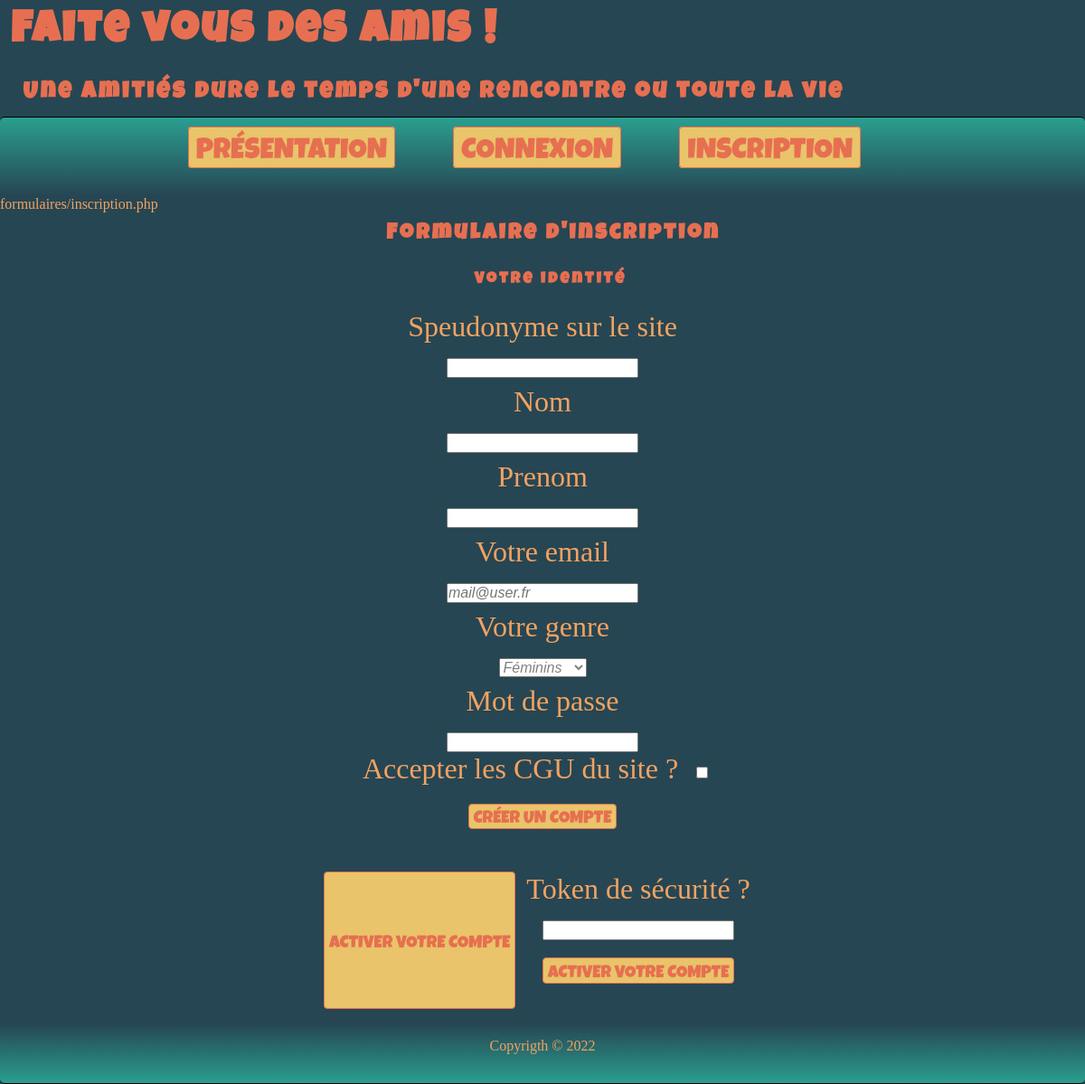
The page /index.php?idNav=1 on the database its author committed.
### tables this page shows
CREATE TABLE `nav` (
  `idNav` int NOT NULL,
  `nomLien` varchar(60) NOT NULL,
  `cheminNav` varchar(255) NOT NULL,
  `valide` tinyint(1) NOT NULL DEFAULT '1',
  `levelAdmi` tinyint NOT NULL,
  `ordre` tinyint NOT NULL,
  `centrale` tinyint NOT NULL DEFAULT '0'
);

### objets/readDB.php (called while the page is built, shortened)
<?php
class readDB extends ParamDB {
  private $sql;
  private $param;
  public function __construct($sql, $param) {
    $this->sql = $sql;
    $this->param = $param;
  }
  public function read() {
    try {
      $conn = new PDO("mysql:host=$this->serverName;dbname=$this->dbName", $this->userName, $this->password);
      $conn->setAttribute(PDO::ATTR_ERRMODE, PDO::ERRMODE_EXCEPTION);
    } catch(PDOException $e) {
     echo "Error: " . $e->getMessage();
    }
    $data = $conn->prepare($this->sql);
    foreach ($this->param as $key) {
      $data->bindParam($key['prep'],$key['variable']);
    }
    $data->execute();
    $data->setFetchMode(PDO::FETCH_ASSOC);
    $dataTraiter = $data->fetchAll();
    return $dataTraiter;
  }
}

### index.php (the view, shortened to what this page needs)
<?php
include 'environnement/header.php';
$dev = 1;
  if (isset($_GET['idNav'])) {
    $idNav = filter($_GET['idNav']);
    $requetteSQL = "SELECT  `cheminNav`
    FROM `nav` WHERE `idNav` = :idNav";
    $prepare = [['prep'=> ':idNav', 'variable' => $idNav]];
    $affichage = new readDB($requetteSQL, $prepare);
    $dataAffichage = $affichage->read();
  }
  echo '<article>';
  if (($dev > 0) && (isset($dataAffichage[0]['cheminNav']))) {
    echo $dataAffichage[0]['cheminNav'];
  }
  if (empty($dataAffichage)) {
    include 'environnement/corpsDeflaut.php';
  } else {
    include $dataAffichage[0]['cheminNav'];
    $idNav = $dataAffichage[0]['cheminNav'];
  }
  echo '</article>';
include 'environnement/footer.php'
?>

### environnement/header.php (shortened to what this page needs)
<?php
$titre = "Faite vous des amis !";
$sousTitre = "Une amitiés dure le temps d'une rencontre ou toute la vie";
require 'objets/readDB.php';
if (!isset($_SESSION['role'])) {
  $requetteSQL = "SELECT `idNav`, `nomLien`, `cheminNav`, `valide`, `levelAdmi`
  FROM `nav`
  WHERE `valide` = 1 AND `levelAdmi` = :levelAdmi AND `centrale` = 0
  ORDER BY `ordre` DESC";
  $prepare = [['prep'=> ':levelAdmi', 'variable' => 0]];
} else {
  $requetteSQL = "SELECT `idNav`, `nomLien`, `cheminNav`, `valide`, `levelAdmi`
  FROM `nav`
  WHERE `valide` = 1 AND `levelAdmi` = :levelAdmi AND `centrale` = 0
  ORDER BY `ordre` ASC";
  $prepare = [['prep'=> ':levelAdmi', 'variable' => $_SESSION['role']]];
}
$readNav = new readDB($requetteSQL, $prepare);
$dataNav = $readNav->read();
?>
<!DOCTYPE html>
<html lang="fr" dir="ltr">
  <head>
    <link rel="stylesheet" href="css/master.css">
  </head>
  <body>
  <header class="flex-center">
    <h1><?=$titre?></h1>
      <h2><?=$sousTitre?></h2>
        <nav>
          <ul class="listNav">
            <?php
              foreach ($dataNav as $key) {
                echo '<li><a class="lienSite" href="index.php?idNav='.$key['idNav'].'">'.$key['nomLien'].'</a></li>';
              }
             ?>
          </ul>
        </nav>
  </header>
<main>

### css/master.css (style rules this page uses)
* { margin: 0; padding: 0; }
body { background-color: #264653; color: #F4A261; }
header nav { padding: 0.75em; background: rgb(38,70,83); background: linear-gradient(0deg, rgba(38,70,83,1) 1%, rgba(42,157,143,1) 98%); display: flex; align-items: center; justify-content: center; padding-top: 1em; padding-bottom: 2em; border-top: 1px solid black; border-radius: 5px 5px 0px 0px; }
h1 { margin-left: 0.25em; margin-top: 0.25em; font-family: 'Luckiest Guy', cursive; color: #E76F51;; font-size: 3em; padding-bottom: 0.5em; letter-spacing: 3px; }
h2 { margin-left: 0.25em; margin-top: 0.25em; font-family: 'Luckiest Guy', cursive; color: #E76F51;; font-size: 1.6em; margin-left: 1em; padding-bottom: 0.5em; letter-spacing: 3px; }
ul { margin-left: 0.75em; list-style: none; }
.listNav { display: flex; flex-direction: row; list-style: none; font-size: 2em; }
.lienSite { font-family: 'Luckiest Guy', cursive; text-transform: uppercase; text-decoration: none; color: #E76F51; margin-right: 2em; background-color: #E9C46A; border-radius: 4px; padding-top: 0.35em; padding-left: 0.25em; padding-right: 0.25em; border: 1px solid #E76F51; transition: box-shadow 0.5s; }

### rows shown on the page
nav: nomLien "PRÉSENTATION"
nav: nomLien "CONNEXION"
nav: nomLien "INSCRIPTION", cheminNav "formulaires/inscription.php"

### other values the page prints
$titre "Faite vous des amis !"
$sousTitre "Une amitiés dure le temps d'une rencontre ou toute la vie"
